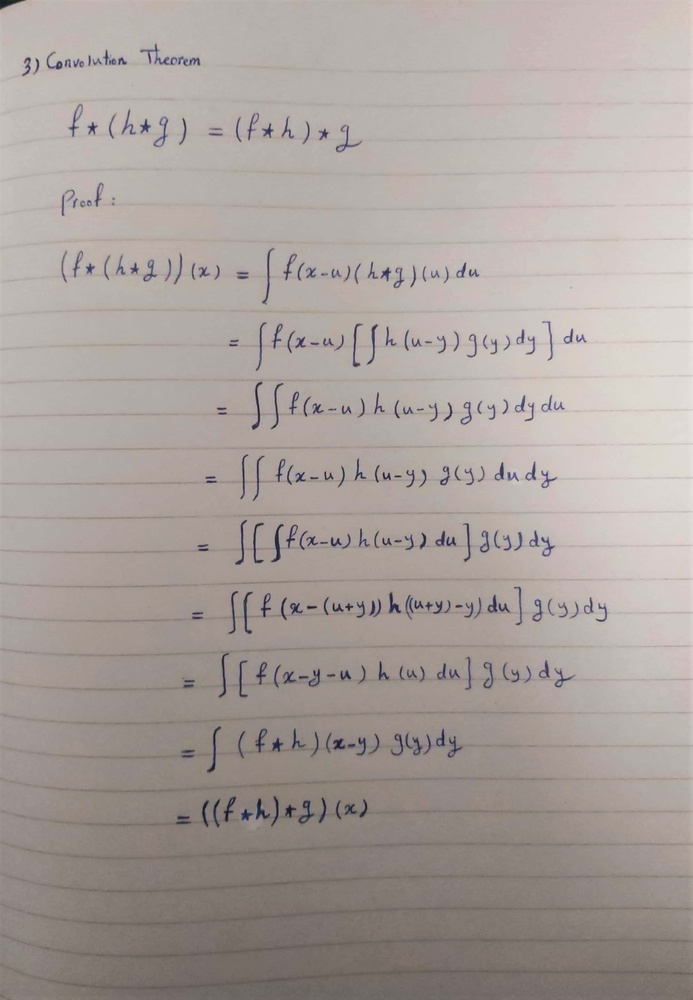
#> input picture cv_1_3.jpg, 693 x 1000 px, shrunk from 2168 x 3128 before the run, given in place of shapes.png, which was not available
$ python sheet03.py
#> lines starting #> are read from the running program, lines starting #| are printed output that depends on the picture; after the words box and inside, x2 and y2 are one past the last pixel; in counts of white or black regions, pixels touching at a corner belong together; long printed decimals are rounded; pictures that were not available may be replaced by others from this repository, and a replacement may not be noted
import numpy as np
import cv2 as cv
import random
import matplotlib.pyplot as plt
import matplotlib.cm as cm


# Authors:
# Lale Samadfam
# Seyed Arash Safavi


##############################################
#     Task 1        ##########################
##############################################

def display_lines(lines, image, header):
    line_size = max(image.shape[0], image.shape[1])
    for l in lines:
        rho, theta = l[0][0], l[0][1]
        x0 = rho * np.cos(theta)  # x0 is a point that we know is located on the line.
        y0 = rho * np.sin(theta)
        x1 = int(x0 - np.sin(theta) * line_size)
        y1 = int(y0 + np.cos(theta) * line_size)
        x2 = int(x0 + np.sin(theta) * line_size)
        y2 = int(y0 - np.cos(theta) * line_size)
        cv.line(image, (x1, y1), (x2, y2), (0, 0, 255))
    cv.imshow(header, image)
    cv.waitKey(0)


def my_display_lines(lines, image, header):
    line_size = max(image.shape[0], image.shape[1])
    for l in lines:
        theta, rho = l
        # theta = step * 2 * np.pi/180
        x0 = rho * np.cos(theta)  # x0 is a point that we know is located on the line.
        y0 = rho * np.sin(theta)
        x1 = int(x0 - np.sin(theta) * line_size)
        y1 = int(y0 + np.cos(theta) * line_size)
        x2 = int(x0 + np.sin(theta) * line_size)
        y2 = int(y0 - np.cos(theta) * line_size)
        cv.line(image, (x1, y1), (x2, y2), (0, 0, 255))
    cv.imshow(header, image)
    cv.waitKey(0)


def task_1_a():
    print("Task 1 (a) ...")
    img = cv.imread('../images/shapes.png')
#> img is the input picture: shape (1000, 693, 3); mean B, G, R 156.7, 160.8, 169.4
    img_copy = img.copy()
    edges = cv.Canny(img, 150, 300, None, 3)
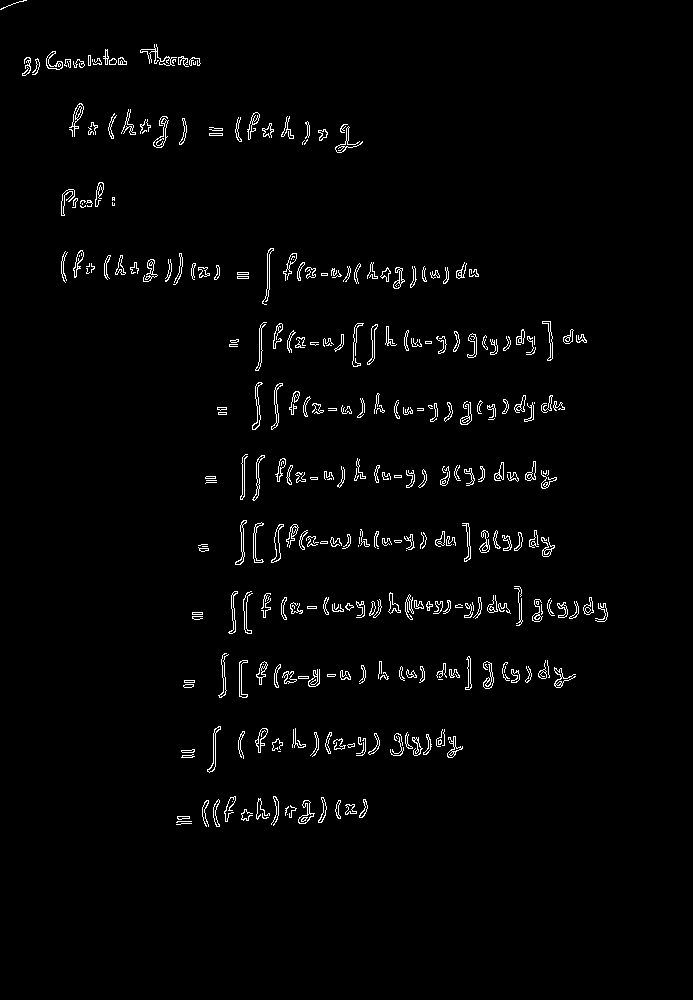
#> edges: shape (1000, 693); 2% white in thin lines or dots, all inside (x1, y1, x2, y2) = (0, 0, 608, 827)
    lines = cv.HoughLines(edges, 1, 2 * np.pi / 180, 50)
#> lines = 587 rows, first 8: [295, 0.105], [297, 0.105], [607, 1.57], [293, 0.105], [263, 1.61], [288, 0.0698], [621, 1.54], [274, 1.57]
    display_lines(lines, img_copy, 'Task 1 a')
#> the loop in display_lines, `for l in lines:` made 587 passes
#> (rho, theta, x0, y0, x1, y1, x2, y2) on passes 1 to 3: (295, 0.105, 293.4, 30.84, 188, 1025, 397, -963), (297, 0.105, 295.4, 31.04, 190, 1025, 399, -963), (607, 1.57, -2.65e-05, 607, -1000, 606, 999, 607)
#> after the loop in display_lines, `for l in lines:`:
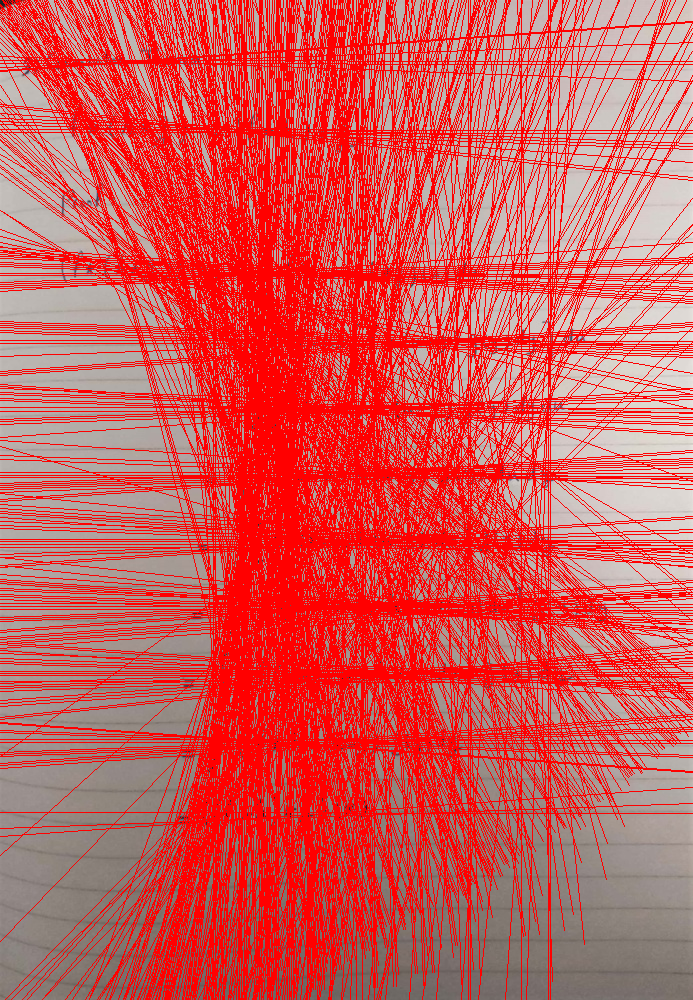
#> image: shape (1000, 693, 3); mean B, G, R 86.7, 89.1, 209.3
    cv.destroyAllWindows()


def myHoughLines(img_edges, d_resolution, theta_step_sz, threshold):
    """
    Your implementation of HoughLines
    :param img_edges: single-channel binary source image (e.g: edges)
    :param d_resolution: the resolution for the distance parameter
    :param theta_step_sz: the resolution for the angle parameter
    :param threshold: minimum number of votes to consider a detection
    :return: list of detected lines as (d, theta) pairs and the accumulator
    """
#> called with d_resolution = 1, theta_step_sz = 2, threshold = 50
    accumulator = np.zeros((int(180 / theta_step_sz), int(np.linalg.norm(img_edges.shape) / d_resolution)))
    for cell in np.argwhere(img_edges > 200):
        x, y = cell
        for step in range(int(180 / theta_step_sz)):
            theta = step * theta_step_sz * np.pi / 180
            d = int(x * np.sin(theta) + y * np.cos(theta) / d_resolution)
            accumulator[step, d] += 1
#> this loop made 14009 passes
#> (x, y) on passes 1 to 3: (0, 23), (0, 24), (0, 25)
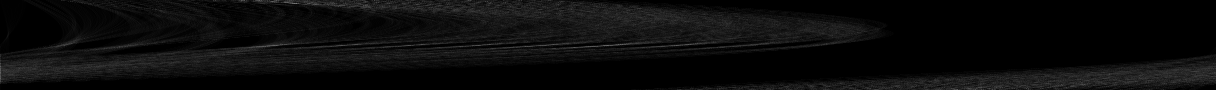
#> accumulator: shape (90, 1216) float64; min 0, max 121, mean 11.5
    detected_lines = np.argwhere(accumulator > threshold)
#> detected_lines = 1084 pairs, first value 0 to 89, second value 0 to 1215
    size = detected_lines.shape[0]
#> size = 1084
    fixer = np.concatenate((theta_step_sz * np.pi / 180 * np.ones((size, 1)), np.ones((size, 1))), axis=1)
    detected_lines = np.multiply(fixer, detected_lines)
#> detected_lines = 1084 pairs, first value 0 to 3.11, second value 0 to 1215
    return detected_lines, accumulator

def task_1_b():
    print("Task 1 (b) ...")
    img = cv.imread('../images/shapes.png')
    img_copy = img.copy()
    img_gray = cv.cvtColor(img, cv.COLOR_BGR2GRAY)  # convert the image into grayscale
    edges = cv.Canny(img_gray, 150, 300, None, 3)  # detect the edges
    lines, accumulator = myHoughLines(edges, 1, 2, 50)
#> lines has the same summary as detected_lines in myHoughLines
    plt.imshow(accumulator, cmap = cm.gray)
    plt.show()
    my_display_lines(lines, img_copy, 'task 1b')
#> the loop in my_display_lines, `for l in lines:` made 1084 passes
#> l on passes 13 to 15: [0, 259], [0, 260], [0, 261]
#> after the loop in my_display_lines, `for l in lines:`:
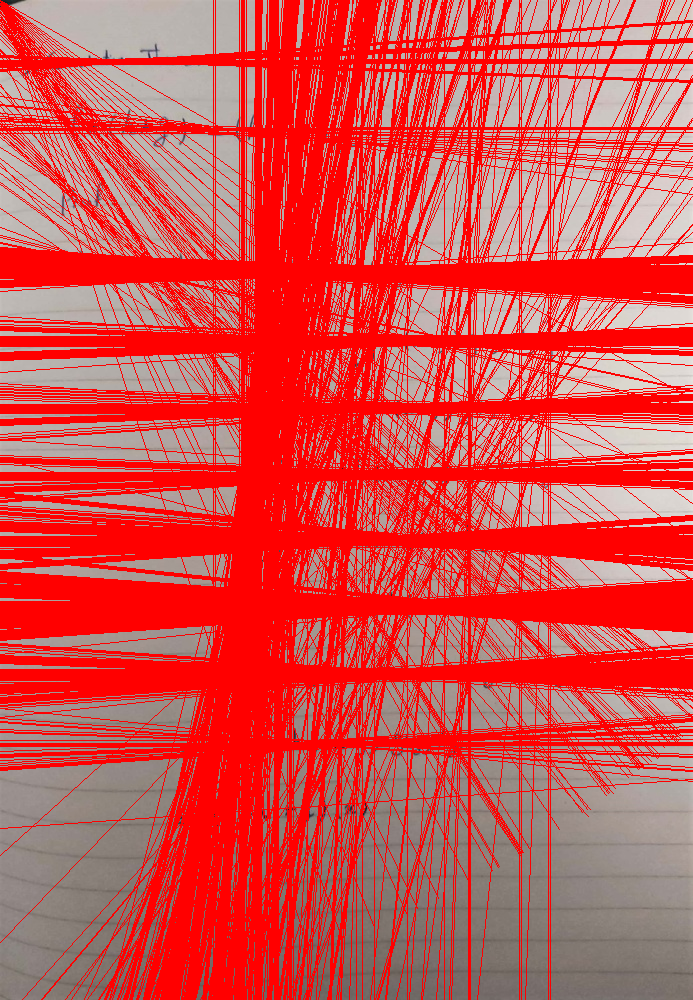
#> image: shape (1000, 693, 3); mean B, G, R 77.8, 80.1, 212.4


##############################################
#     Task 2        ##########################
##############################################


def task_2():
    print("Task 2 ...")
    img = cv.imread('../images/line.png')
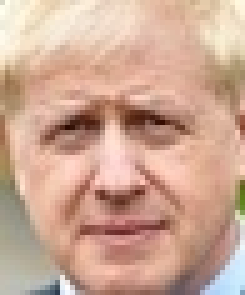
#> input picture source codes/Assignment 08/exercise1/detect/face/boris.jpg, 49 x 59 px, shrunk from 152 x 186 before the run, given in place of line.png, which was not available (shown 5 times larger)
#> img is the input picture: shape (59, 49, 3); mean B, G, R 148.1, 167.6, 205.1
    img_gray = cv.cvtColor(img, cv.COLOR_BGR2GRAY)  # convert the image into grayscale
#> img_gray: shape (59, 49)
    edges = cv.Canny(img_gray, 150, 300, None, 3)  # detect the edges
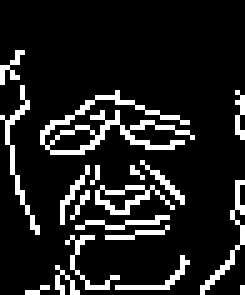
#> edges: shape (59, 49) (shown 5 times larger); 13% white in thin lines or dots, all inside (x1, y1, x2, y2) = (0, 10, 49, 59)
    theta_res = 1  # set the resolution of theta
    d_res = 1  # set the distance resolution
    lines, accumulator = myHoughLines(edges, d_res, theta_res, 30)
#> call 2 of myHoughLines, with d_resolution = 1, theta_step_sz = 1, threshold = 30
#> the loop in myHoughLines (call 2), `for cell in np.argwhere(img_edges > 200):` made 376 passes
#> cell on passes 1 to 3: [10, 3], [10, 4], [11, 3]
#> after the loop in myHoughLines (call 2), `for cell in np.argwhere(img_edges > 200):`:
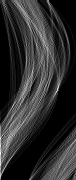
#> accumulator: shape (180, 76) float64; min 0, max 27, mean 4.9; drawn with min black and max white
    my_display_lines(lines, img, 'task2')
    # peaks = mean_shift(accumulator)

##############################################
#     Task 3        ##########################
##############################################


# [57 lines left out: functions myKmeans, task_3_a, task_3_b, task_3_c, not called in this run]


##############################################
#     Task 4        ##########################
##############################################


def task_4_a():
    print("Task 4 (a) ...")
    vertices = 8
    W = np.array([[0, 1, .2, 1, 0, 0, 0, 0],
                  [1, 0, .1, 0, 1, 0, 0, 0],
                  [.2, .1, 0, 1, 0, 1, .3, 0],
                  [1, 0, 1, 0, 0, 1, 0, 0],
                  [0, 1, 0, 0, 0, 0, 1, 1],
                  [0, 0, 1, 1, 0, 0, 1, 0],
                  [0, 0, .3, 0, 1, 1, 0, 1],
                  [0, 0, 0, 0, 1, 0, 1, 0]])  # construct the W matrix
    D = np.zeros(shape=(vertices, vertices))  # construct the D matrix
    for i in range(vertices):
        D[i, i] = np.sum(W[i])

    L = D - W
    D_sqrt = np.sqrt(D)
    D_sqrt_inv = np.linalg.inv(D_sqrt)
    _, eigen_values, eigen_vectors = cv.eigen(np.matmul(np.matmul(D_sqrt_inv, L), D_sqrt_inv))
    y2 = np.dot(np.linalg.inv(D_sqrt), eigen_vectors[-2])
    print(y2)
#| [-0.1618   0.06318 -0.2197 -0.2615  0.2741 -0.1524
#|   0.1701  0.3263]

    ##4_b
    print("Task 4 (b) ...")

    characters = ['a', 'b', 'c', 'd', 'e', 'f', 'g', 'h']
    C1 = set()
    C2 = set()
    for index, value in enumerate(y2):
        if value < 0:
            C1.add(characters[index])
        else:
            C2.add(characters[index])
#> this loop made 8 passes
#> value on passes 1 to 8: -0.162, 0.0632, -0.22, -0.261, 0.274, -0.152, 0.17, 0.326
    print("Cluster 1: ", C1)
#| Cluster 1:  {'c', 'd', 'a', 'f'}
    print("Cluster 2: ", C2)
#| Cluster 2:  {'g', 'h', 'b', 'e'}
    weight_sum = 0
    for index, weight in np.ndenumerate(W):
        if characters[index[0]] in C1 and \
                characters[index[1]] in C2:
            weight_sum += weight
    volume_1 = 0
    volume_2 = 0
    for index, char in enumerate(characters):
        if char in C1:
            volume_1 += np.sum(W[index])
        else:
            volume_2 += np.sum(W[index])

    cost = (weight_sum) / volume_1 + (weight_sum) / volume_2
    print("Cost: ", cost)
#| Cost:  0.453


##############################################
##############################################
##############################################

if __name__ == "__main__":
    task_1_a()
    task_1_b()
    task_2()
    # task_3_a()
    # task_3_b()
    # task_3_c()
    task_4_a()
